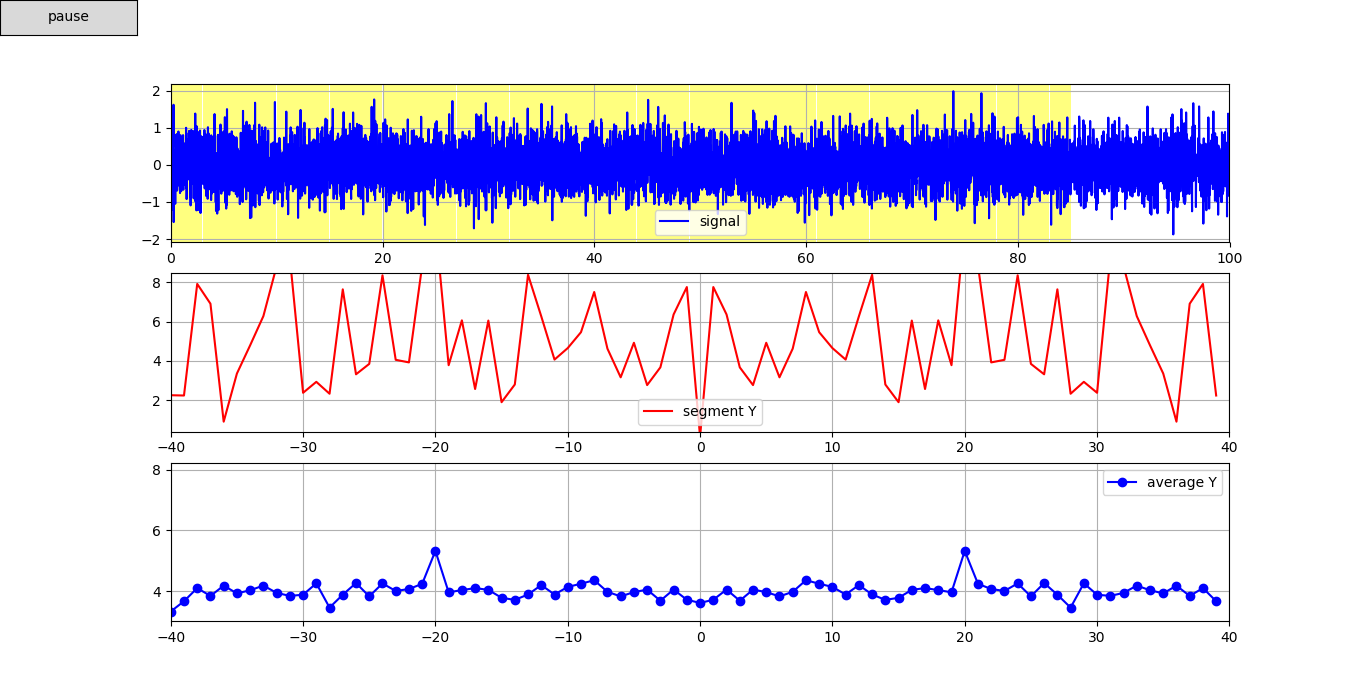

Python code for this plot:
import numpy as np
import matplotlib.pyplot as plt
import scipy.signal as sc
from matplotlib.animation import FuncAnimation
from buttons import buttonOnFigure
#--------------------------------------
fig             = plt.figure()
fs              = 80
N               = 80
signalFrec      = 20
impar           = (N%2)
#--------------------------------------
def x(f,n):
    return 0.1*np.sin(2*np.pi*f*n)+0.5*np.random.normal(0,size=len(n))

k=100
tData=np.linspace(0,(k*N)/fs,k*N,endpoint=False)
xData=x(signalFrec,tData[:k*N])
segment=0
#--------------------------------------
signalAxe  = fig.add_subplot(3,1,1)
signalLn,  = plt.plot(tData[:k*N],xData,'b-',label="signal")
signalAxe.legend()
signalAxe.grid(True)
signalAxe.set_xlim(0,(k*N-1)/fs)
signalAxe.set_ylim(np.min(xData)-0.2,np.max(xData)+0.2)
convSignalZoneLn = signalAxe.fill_between([0,0],10,-10,facecolor="yellow",alpha=0.5)

tSegmentData=np.linspace(0,N/fs,N,endpoint=False)
fData=np.concatenate((np.linspace(-fs/2,0,N//2,endpoint=False),\
       np.linspace(0,fs/2,N//2+impar,endpoint=False)))
segmentData=np.zeros(N)

fftData=np.fft.fft(xData)

segmentYAxe  = fig.add_subplot(3,1,2)
segmentYLn, = plt.plot([],[],'r-',label="segment Y")
segmentYAxe.legend()
segmentYAxe.grid(True)
segmentYAxe.set_xlim(-fs/2,fs/2)
segmentYAxe.set_ylim(np.min(np.abs(fftData)),np.max(np.abs(fftData))/(0.5*k))

YAxe  = fig.add_subplot(3,1,3)
YLn, = plt.plot([],[],'b-o',label="average Y")
YAxe.legend()
YAxe.grid(True)
YAxe.set_xlim(-fs/2,fs/2)
YAxe.set_ylim(np.min(np.abs(fftData))/k+3,np.max(np.abs(fftData))/k+4)
lastSegmentFftData=np.zeros(N)

#--------------------------------------
def init():
    global yData
#    realtimeConv=np.zeros(N+M-1)
    return YLn,convSignalZoneLn,segmentYLn


def update(i):
    global yData,segment,lastSegmentFftData
    segment=i

    segmentData[:N]=x(signalFrec,tData[segment*N:(segment+1)*N])
    segmentFftData=np.abs(np.fft.fft(segmentData))
    lastSegmentFftData+=segmentFftData

    circularLastSegmentFftData=np.concatenate((lastSegmentFftData[len(lastSegmentFftData)//2+impar:],lastSegmentFftData[0:len(lastSegmentFftData)//2+impar]))

    YLn.set_data(fData,circularLastSegmentFftData/i)

    circularSegmentFftData=np.concatenate((segmentFftData[len(segmentFftData)//2+impar:],segmentFftData[0:len(segmentFftData)//2+impar]))
    segmentYLn.set_data(fData,circularSegmentFftData)


    convSignalZoneLn = signalAxe.fill_between([tData[segment*N],tData[(segment+1)*N-1]],10,-10,facecolor="yellow",alpha=0.5)
    return YLn,convSignalZoneLn,segmentYLn

ani=FuncAnimation(fig,update,k,init,interval=500 ,blit=True,repeat=False)
plt.get_current_fig_manager().window.showMaximized()
b=buttonOnFigure(fig,ani)
plt.show()
